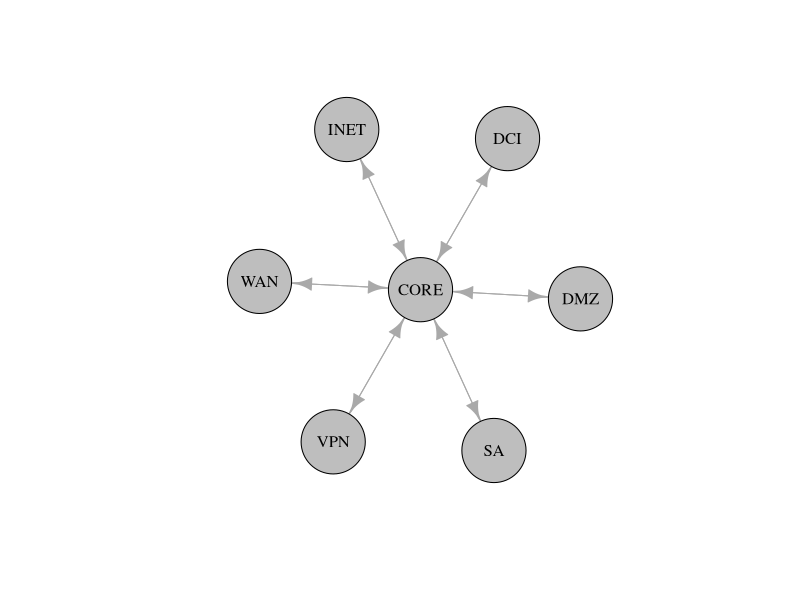

Generate this figure with R:
## ---- chunk 1
library(igraph)
g <- graph.formula(CORE++SA,CORE++WAN,CORE++DCI,CORE++DMZ,CORE++INET,CORE++VPN)
plot(g, vertex.size=40, vertex.color="grey", vertex.label.color="black")
